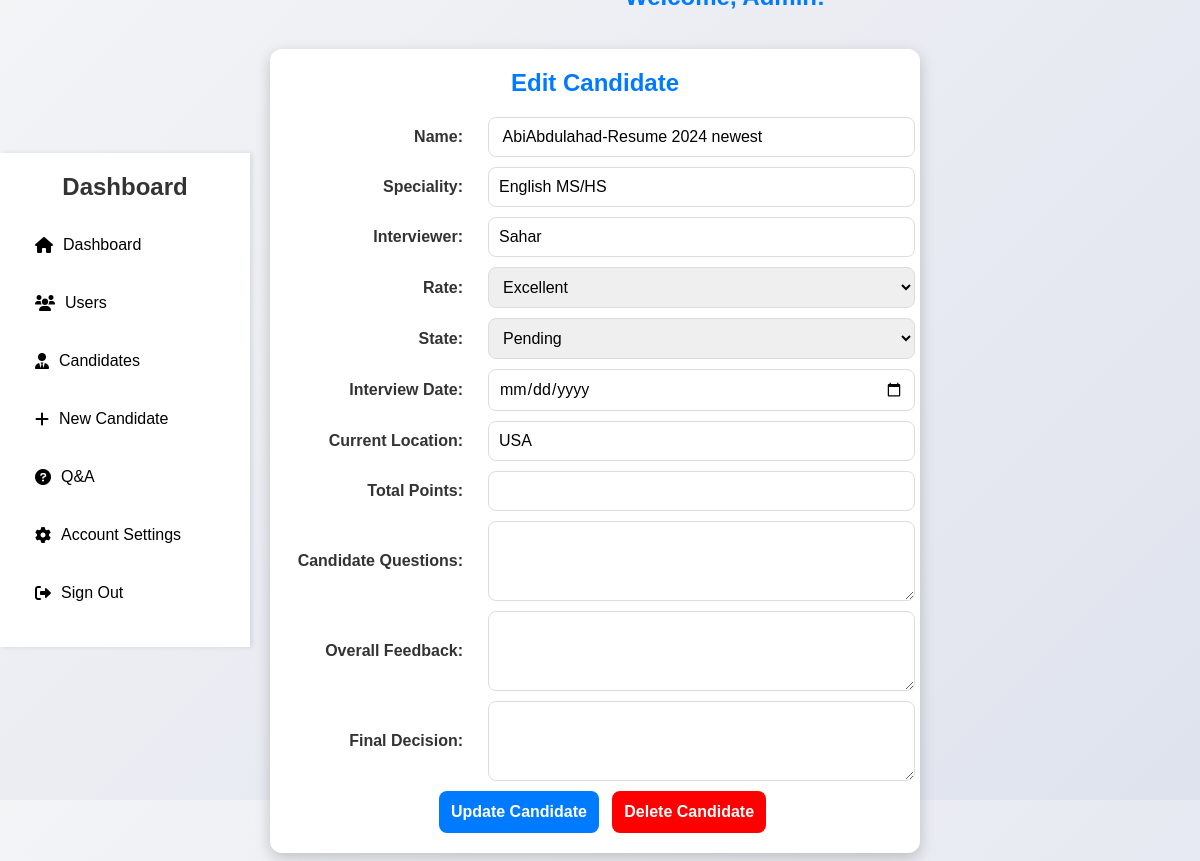
The app's page /view_candidate.php?id=6 (signed in) with its own data.
### tables this page shows
CREATE TABLE `Candidates` (
  `id` int(11) NOT NULL,
  `name` varchar(255) NOT NULL,
  `speciality` text NOT NULL,
  `interviewer` text NOT NULL,
  `interview_date` text NOT NULL,
  `current_location` text NOT NULL,
  `cv_path` text NOT NULL,
  `rate` text NOT NULL,
  `state` text NOT NULL,
  `way` text NOT NULL,
  `total_points` varchar(255) NOT NULL,
  `quest` text NOT NULL,
  `overall_feedback` text DEFAULT NULL,
  `final_decision` text DEFAULT NULL
);

### view_candidate.php (the view, shortened to what this page needs)
<?php
require 'header.php';
if (isset($_GET['id'])) {
    $candidate_id = intval($_GET['id']);
    $query = "SELECT * FROM Candidates WHERE id = ?";
    $stmt = $conn->prepare($query);
    $stmt->bind_param("i", $candidate_id);
    $stmt->execute();
    $result = $stmt->get_result();
    if ($result->num_rows > 0) {
        $row = $result->fetch_assoc();
    } else {
        echo "<p style='color: red; text-align: center;'>No candidate found.</p>";
        exit();
    }
}
?>
<!DOCTYPE html>
<html lang="en">
<head>
</head>
<body>
<div class="container">
    <h2>Edit Candidate</h2>
    <form method="POST">
        <label for="name">Name:</label>
        <input type="text" id="name" name="name" value="<?php echo $row['name']; ?>" required>
        <label for="speciality">Speciality:</label>
        <input type="text" id="speciality" name="speciality" value="<?php echo $row['speciality']; ?>" required>
        <label for="interviewer">Interviewer:</label>
        <input type="text" id="interviewer" name="interviewer" value="<?php echo $row['interviewer']; ?>" required>
        <label for="rate">Rate:</label>
<select id="rate" name="rate" required>
            <option value="Excellent" <?php if ($row['rate'] == 'Excellent') echo 'selected'; ?>>Excellent</option>
        </select>
        <label for="state">State:</label>
        <select id="state" name="state" required>
            <option value="Pending" <?php if ($row['state'] == 'Pending') echo 'selected'; ?>>Pending</option>
        </select>
        <label for="interview_date">Interview Date:</label>
        <input type="date" id="interview_date" name="interview_date" value="<?php echo $row['interview_date']; ?>" required>
        <label for="current_location">Current Location:</label>
        <input type="text" id="current_location" name="current_location" value="<?php echo $row['current_location']; ?>" required>
        <label for="total_points">Total Points:</label>
        <input type="number" id="total_points" name="total_points" value="<?php echo $row['total_points']; ?>" required>
        <label for="quest">Candidate Questions:</label>
        <textarea id="quest" name="quest" ><?php echo $row['quest']; ?></textarea>
        <label for="overall_feedback">Overall Feedback:</label>
        <textarea id="overall_feedback" name="overall_feedback" ><?php echo $row['overall_feedback']; ?></textarea>
        <label for="final_decision">Final Decision:</label>
 <textarea id="final_decision" name="final_decision" ><?php echo $row['final_decision']; ?></textarea>
        <div class="full-width">
            <button type="submit" name="update_candidate">Update Candidate</button>&nbsp; &nbsp;
    <button type="submit" name="delete_candidate" onclick="return confirm('Are you sure you want to delete this candidate?');" style="background: red;">Delete Candidate</button>
        </div>
    </form>
</div>
</body>
</html>

### header.php (style rules this page uses)
* { margin: 0; padding: 0; box-sizing: border-box; font-family: Arial, sans-serif; }
body { display: flex; height: 100vh; background: #f5f5f5; }

### view_candidate.php (style rules this page uses)
body { font-family: Arial, sans-serif; background: linear-gradient(135deg, #f3f4f6, #dfe3ee); display: flex; justify-content: center; align-items: center; height: 100vh; margin: 0; }
.container { max-width: 650px; background: white; padding: 20px; border-radius: 12px; box-shadow: 0px 5px 15px rgba(0, 0, 0, 0.2); animation: fadeIn 0.5s ease-in-out; }
h2 { text-align: center; color: #007bff; font-size: 24px; font-weight: bold; margin-bottom: 20px; }
form { display: grid; grid-template-columns: 30% 70%; gap: 10px 15px; align-items: center; }
label { font-weight: bold; color: #333; text-align: right; padding-right: 10px; }
input, select, textarea { padding: 10px; border: 1px solid #ddd; border-radius: 8px; font-size: 16px; width: 100%; transition: all 0.3s ease-in-out; }
textarea { resize: vertical; height: 80px; }
.full-width { grid-column: span 2; display: flex; justify-content: center; }
button { background: #007bff; color: white; padding: 12px; border: none; border-radius: 8px; cursor: pointer; font-size: 16px; font-weight: bold; transition: all 0.3s ease-in-out; }

### records on screen
candidates: name "AbiAbdulahad-Resume 2024 newest", speciality "English MS/HS", interviewer "Sahar", state "Pending", current_location "USA"
